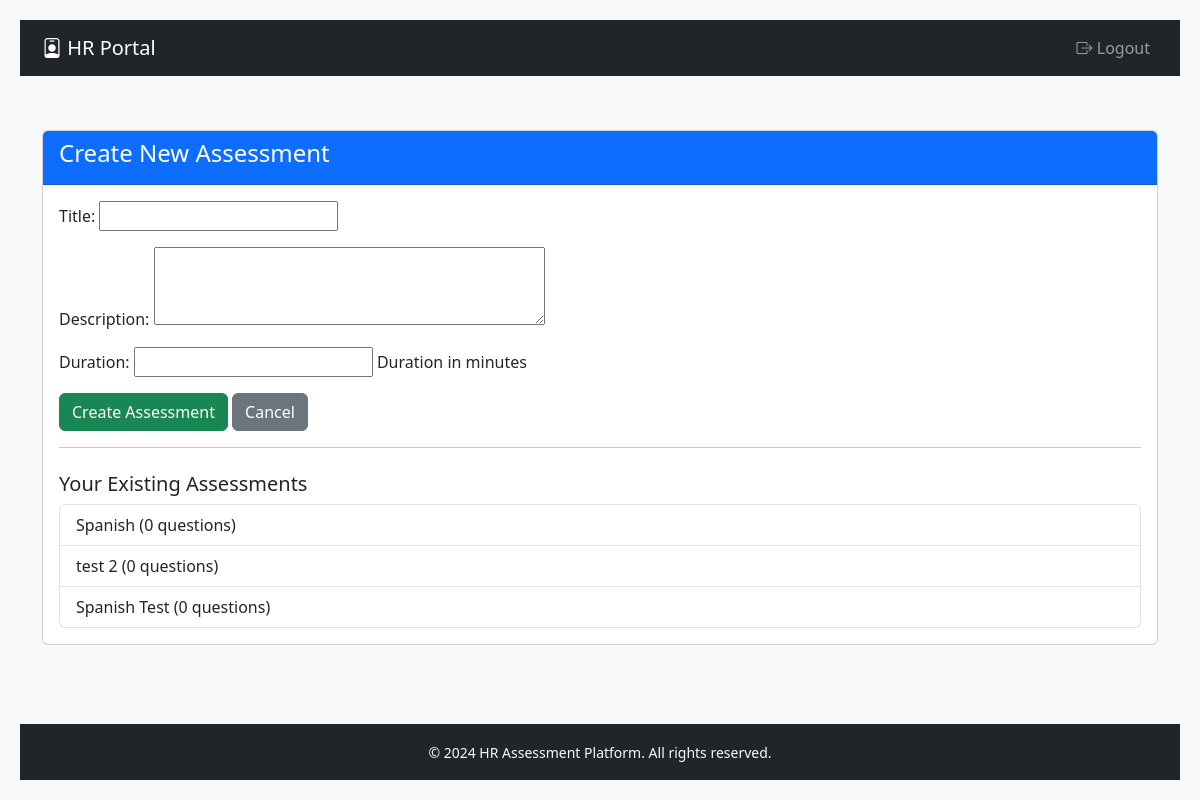
Page /hr/assessments/create/ (signed in) on the earlier database version.
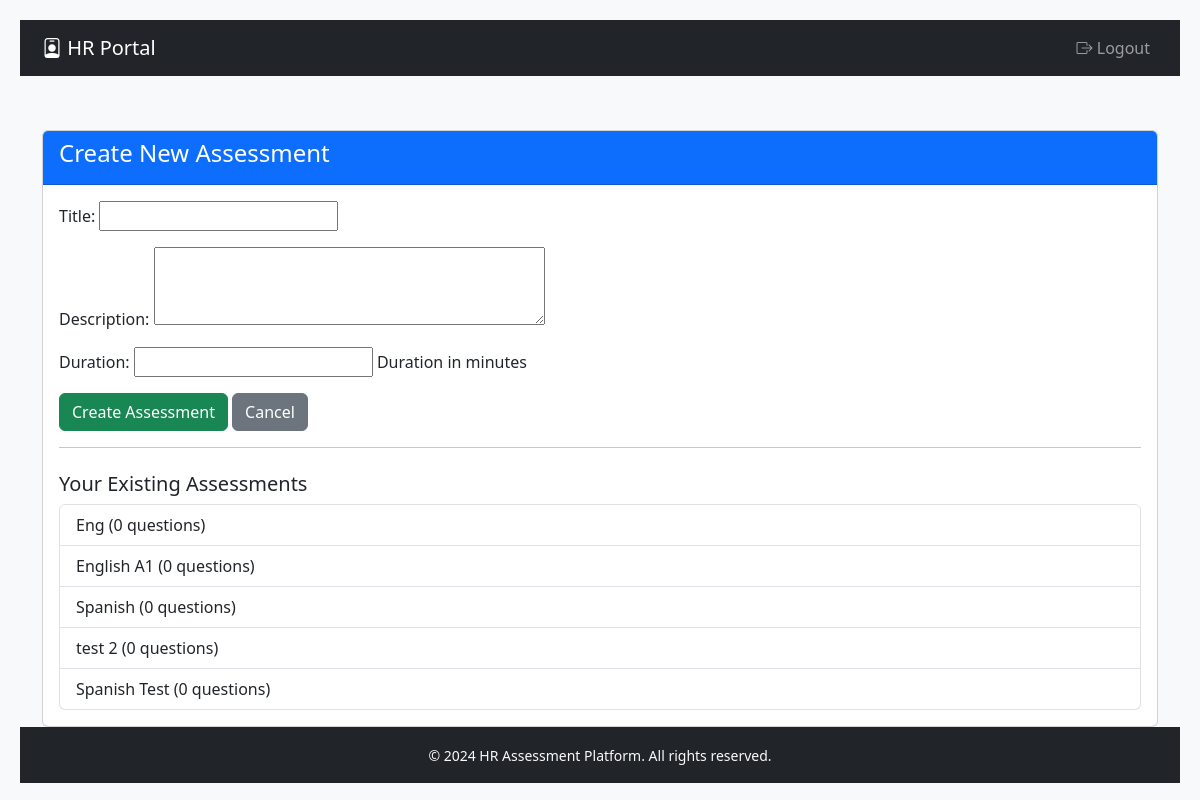
Same page on the later database version.
### backend/assessments/models.py (models this page shows, shortened)
class Assessment(models.Model):
    hr = models.ForeignKey(HRProfile, on_delete=models.CASCADE, related_name='assessments')
    title = models.CharField(max_length=200)
    description = models.TextField(blank=True)
    created_at = models.DateTimeField(auto_now_add=True)
    duration = models.PositiveIntegerField(help_text="Duration in minutes")
    is_active = models.BooleanField(default=True)
    is_completed = models.BooleanField(default=False)
    class Meta:
        ordering = ['-created_at']

### backend/assessments/views.py (the view)
# urls.py: path('hr/assessments/create/', create_assessment, name='create_assessment'),
@login_required
def create_assessment(request):
    hr_profile = get_object_or_404(HRProfile, user=request.user)
    if request.method == 'POST':
        form = AssessmentForm(request.POST)
        if form.is_valid():
            assessment = form.save(commit=False)
            assessment.hr = hr_profile
            assessment.save()
            messages.success(request, 'Assessment created successfully!')
            return redirect('add_questions', assessment_id=assessment.id)
        else:
            messages.error(request, 'Please correct the errors below')
    else:
        form = AssessmentForm()
    assessments = Assessment.objects.filter(hr=hr_profile)
    return render(request, 'assessments/create_assessment.html', {
        'form': form,
        'assessments': assessments
    })

### backend/assessments/forms.py
class AssessmentForm(forms.ModelForm):
    class Meta:
        model = Assessment
        fields = ['title', 'description', 'duration']
        widgets = {
            'description': forms.Textarea(attrs={'rows': 3}),
            'duration': forms.NumberInput(attrs={'min': 1})
        }

### templates/assessments/create_assessment.html (shortened to what this page needs)
{% extends 'base.html' %}
{% block content %}
<div class="card">
    <div class="card-header bg-primary text-white">
        <h4>Create New Assessment</h4>
    </div>
    <div class="card-body">
        <form method="post">
            {{ form.as_p }}
            <button type="submit" class="btn btn-success">Create Assessment</button>
            <a href="{% url 'hr_dashboard' %}" class="btn btn-secondary">Cancel</a>
        </form>
        <hr>
        <h5 class="mt-4">Your Existing Assessments</h5>
        <div class="list-group">
            {% for assessment in assessments %}
                {% if assessment.id %}
                    <a href="{% url 'add_questions' assessment.id %}"
                       class="list-group-item list-group-item-action">
                        {{ assessment.title }} ({{ assessment.questions.count }} questions)
                    </a>
                {% endif %}
            {% empty %}
                <div class="alert alert-info">No assessments created yet</div>
            {% endfor %}
        </div>
    </div>
</div>
{% endblock %}

Differences in the rows shown:
added Assessment: title "Eng", questions.count "0"
added Assessment: title "English A1", questions.count "0"
